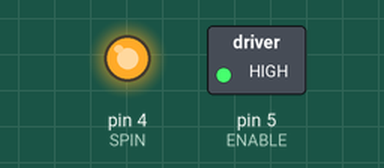
Bench run of a sketch on a simulated Arduino Uno, built with avr-gcc and run on an emulated ATmega328P. On the bench: switched loads named in the sketch (green lamp = pin HIGH), output pins drawn as LEDs (lit = HIGH).

Above: at 0.1 s.
Timing chart, 0 to 1.6 s (numbered marks = the images above):
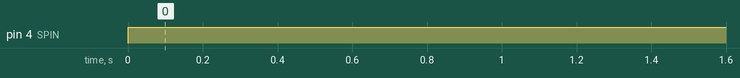

Measured:
- by itself, pin 4 (SPIN): LOW → HIGH at 0.00 s

The sketch:

Practica_00_Motor_DC.ino
```cpp
/*
Descripción:
Uso del L293D con motor de DC. Consultar Data Sheet del L293D para mejor comprensión de su funcionamiento. En la siguiente imagen se muestra las funciones de cada pin.
Durante la sesión se explicó el chip L293D tanto su funcionamiento como sus conexiones. Además se explicó cómo conectarlo al motor DC. En seguida se muestran las imágenes que solicitaron de la práctica
AUTOR: RETBOT
*/
#define ENABLE 5 //Encendido del motor dc
#define SPIN 4 //Giro del motor
void setup() {
pinMode(ENABLE,OUTPUT); // Se selecciona el pin 5 como salida
pinMode(SPIN,OUTPUT); //Se selecciona el pin 4 como salida
digitalWrite(ENABLE,HIGH); // Se activa el motor
}
void loop(){
digitalWrite(SPIN, HIGH); //Se activa el giro del motor
}
// AUTOR: RETBOT 
```
